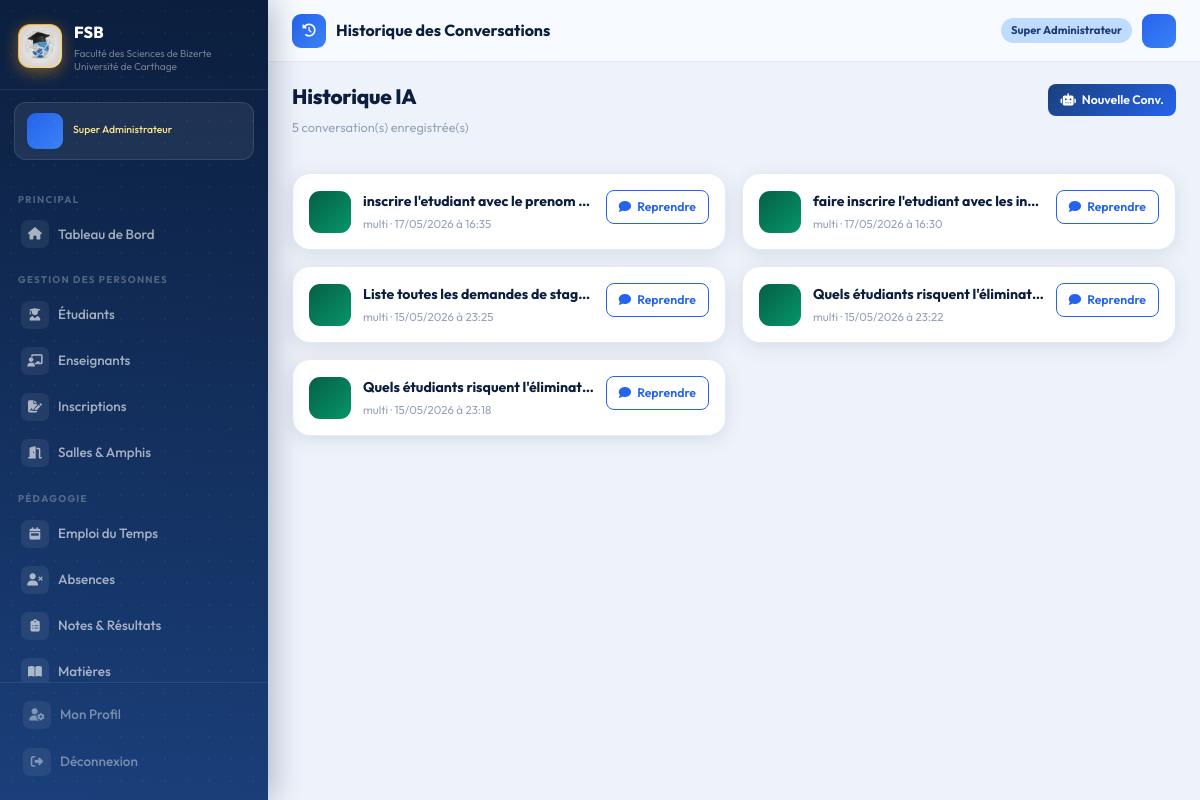
The app's page /ai/chat/history/ (signed in), older data.
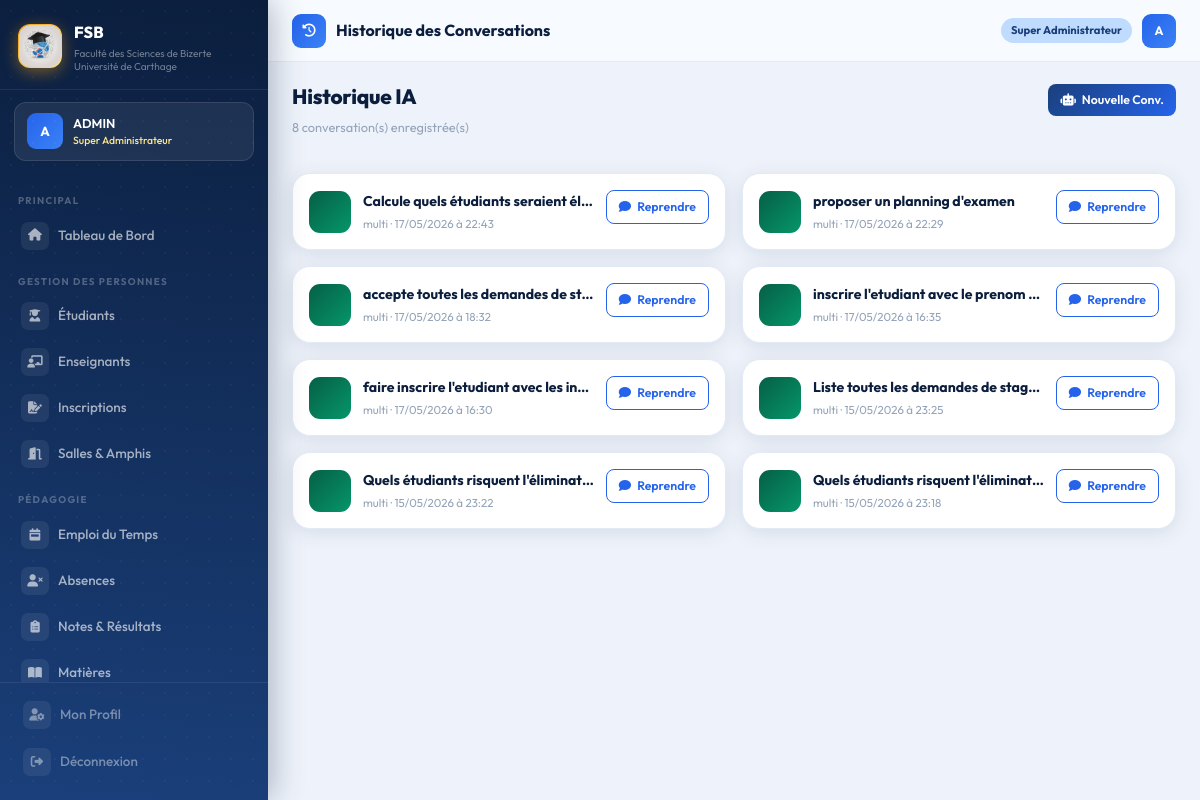
The same page, newer data.
### accounts/models.py (models this page shows, shortened)
class CustomUser(AbstractUser):
    ROLE_CHOICES = [
        ('super_admin',  'Super Administrateur'),
        ('admin',        'Administrateur'),
        ('scolarite',    'Agent Scolarité'),
        ('chef_dept',    'Chef de Département'),
        ('doyen',        'Doyen / Vice-Doyen'),
    ]
    role = models.CharField(
        max_length=20,
        choices=ROLE_CHOICES,
        default='scolarite'
    )
    telephone = models.CharField(max_length=20, blank=True)
    departement = models.CharField(max_length=50, blank=True)

### ai_agents/models.py (models this page shows, shortened)
class ConversationChat(models.Model):
    AGENT_CHOICES = [
        ('assistant_admin',       'Assistant Administratif'),
        ('assistant_pedagogique', 'Assistant Pédagogique'),
    ]
    user       = models.ForeignKey(CustomUser, on_delete=models.CASCADE,
                                   related_name='conversations')
    agent_type = models.CharField(max_length=30, choices=AGENT_CHOICES)
    titre      = models.CharField(max_length=200, blank=True)
    created_at = models.DateTimeField(auto_now_add=True)

### ai_agents/views.py (the view)
# urls.py: path('chat/history/', views.chat_history, name='chat_history'),
@login_required
def chat_history(request):
    conversations = ConversationChat.objects.filter(
        user=request.user
    ).order_by('-created_at')
    return render(request, 'ai_agents/history.html', {'conversations': conversations})

### templates/ai_agents/history.html (shortened to what this page needs)
{% extends 'base.html' %}
{% block page_icon %}<i class="fas fa-history"></i>{% endblock %}
{% block page_title %}Historique des Conversations{% endblock %}
{% block content %}
<div class="page-header">
    <div>
        <h1>Historique IA</h1>
        <p class="sub">{{ conversations.count }} conversation(s) enregistrée(s)</p>
    </div>
    <div style="display:flex;gap:8px">
        <a href="{% url 'ai_agents:chat' %}?agent=assistant_admin" class="btn-primary-fsb btn-sm">
            <i class="fas fa-robot"></i> Nouvelle Conv.
        </a>
    </div>
</div>
<div class="row g-3">
    {% for conv in conversations %}
    <div class="col-lg-6 fu fu{{ forloop.counter|add:0 }}">
        <div class="card-fsb">
            <div class="card-fsb-body" style="padding:16px">
                <div style="display:flex;align-items:flex-start;justify-content:space-between;gap:12px">
                    <div style="display:flex;align-items:center;gap:12px;flex:1;min-width:0">
                        <div class="avatar
    {% if conv.agent_type == 'assistant_admin' %}avatar-admin
    {% else %}avatar-agent{% endif %}">
                        </div>
                        <div style="min-width:0">
                            <div
                                style="font-weight:700;color:#0b1e3d;font-size:0.88rem;white-space:nowrap;overflow:hidden;text-overflow:ellipsis">
                                {{ conv.titre|default:"Conversation sans titre" }}
                            </div>
                            <div style="font-size:0.72rem;color:#94a3b8;margin-top:2px">
                                {{ conv.get_agent_type_display }} · {{ conv.created_at|date:"d/m/Y à H:i" }}
                            </div>
                        </div>
                    </div>
                    <a href="{% url 'ai_agents:chat' %}?agent={{ conv.agent_type }}&conv={{ conv.pk }}"
                        class="btn-outline-fsb btn-sm" style="white-space:nowrap;flex-shrink:0">
                        <i class="fas fa-comment"></i> Reprendre
                    </a>
                </div>
            </div>
        </div>
    </div>
    {% endfor %}
</div>
{% endblock %}

### templates/base.html (shortened to what this page needs)
<!DOCTYPE html>
<html lang="fr">
<head>
    <link href="https://cdn.jsdelivr.net/npm/bootstrap@5.3.2/dist/css/bootstrap.min.css" rel="stylesheet">
    <link href="https://cdnjs.cloudflare.com/ajax/libs/font-awesome/6.5.0/css/all.min.css" rel="stylesheet">
    {% load static %}
    <link rel="stylesheet" href="{% static 'css/fsb.css' %}">
</head>
<body>
    {% if user.is_authenticated %}
    <aside class="sidebar" id="sidebar">
        <div class="sidebar-brand">
            <div class="brand-logo">
                <img src="{% static 'images/logo-fsb.jpg' %}" alt="Logo FSB" width="42" height="42"
                    style="border-radius: 12px; object-fit: cover;">
            </div>
            <div>
                <div class="brand-name">FSB</div>
                <div class="brand-desc">Faculté des Sciences de Bizerte<br>Université de Carthage</div>
            </div>
        </div>
        <div class="sidebar-user">
            <div class="user-avatar">{{ user.first_name|first|upper }}{{ user.last_name|first|upper }}</div>
            <div>
                <div class="user-fullname">{{ user.get_full_name|truncatechars:22 }}</div>
                <div class="user-role-badge">{{ user.get_role_display }}</div>
            </div>
        </div>
        <nav class="sidebar-nav">
            <span class="nav-section">Principal</span>
            <a href="{% url 'administration:dashboard' %}"
                class="sidebar-link {% if request.resolver_match.url_name == 'dashboard' %}active{% endif %}">
                <span class="s-icon"><i class="fas fa-home"></i></span>Tableau de Bord
            </a>
            <span class="nav-section">Gestion des Personnes</span>
            <a href="{% url 'administration:liste_etudiants' %}"
                class="sidebar-link {% if 'etudiants' in request.path %}active{% endif %}">
                <span class="s-icon"><i class="fas fa-user-graduate"></i></span>Étudiants
            </a>
            <a href="{% url 'administration:liste_enseignants' %}"
                class="sidebar-link {% if 'enseignants' in request.path %}active{% endif %}">
                <span class="s-icon"><i class="fas fa-chalkboard-teacher"></i></span>Enseignants
            </a>
            <a href="{% url 'administration:inscriptions' %}"
                class="sidebar-link {% if 'inscriptions' in request.path %}active{% endif %}">
                <span class="s-icon"><i class="fas fa-file-signature"></i></span>Inscriptions
            </a>
            <a href="{% url 'administration:salles' %}"
                class="sidebar-link {% if 'salles' in request.path %}active{% endif %}">
                <span class="s-icon"><i class="fas fa-door-open"></i></span>Salles & Amphis
            </a>
            <span class="nav-section">Pédagogie</span>
            <a href="{% url 'pedagogie:emploi_du_temps' %}"
                class="sidebar-link {% if 'emploi' in request.path %}active{% endif %}">
                <span class="s-icon"><i class="fas fa-calendar-week"></i></span>Emploi du Temps
            </a>
            <a href="{% url 'pedagogie:absences' %}"
                class="sidebar-link {% if 'absences' in request.path %}active{% endif %}">
                <span class="s-icon"><i class="fas fa-user-times"></i></span>Absences
            </a>
            <a href="{% url 'pedagogie:notes' %}"
                class="sidebar-link {% if 'notes' in request.path %}active{% endif %}">
                <span class="s-icon"><i class="fas fa-clipboard-list"></i></span>Notes & Résultats
            </a>
            <a href="{% url 'pedagogie:matieres' %}"
                class="sidebar-link {% if 'matieres' in request.path %}active{% endif %}">
                <span class="s-icon"><i class="fas fa-book-open"></i></span>Matières
            </a>
        </nav>
        <div class="sidebar-footer">
            <a href="{% url 'accounts:profile' %}" class="sidebar-link" style="margin-bottom:3px">
                <span class="s-icon"><i class="fas fa-user-cog"></i></span>Mon Profil
            </a>
            <a href="{% url 'accounts:logout' %}" class="sidebar-link danger">
                <span class="s-icon"><i class="fas fa-sign-out-alt"></i></span>Déconnexion
            </a>
        </div>
    </aside>
    <div class="main-wrapper">
        <header class="topbar">
            <div class="topbar-left">
                <div class="topbar-icon">{% block page_icon %}<i class="fas fa-th"></i>{% endblock %}</div>
                <span class="topbar-title">{% block page_title %}Tableau de Bord{% endblock %}</span>
            </div>
            <div class="topbar-right">
                <span class="role-chip">{{ user.get_role_display }}</span>
                <a class="user-avatar"
                    style="width:34px;height:34px;font-size:0.77rem;border-radius:9px;cursor:pointer;display:inline-flex;align-items:center;justify-content:center;text-decoration:none"
                    href="{% url 'accounts:profile' %}">
                    {{ user.first_name|first|upper }}{{ user.last_name|first|upper }}
                </a>
            </div>
        </header>
        <div class="content-area">
            {% block content %}{% endblock %}
        </div>
    </div>
    {% else %}
    {% block full_content %}{% endblock %}
    {% endif %}
    {% load static %}
</body>
</html>

### templates/ai_agents/history.html (style rules this page uses)
.avatar { width: 42px; height: 42px; border-radius: 11px; display: flex; align-items: center; justify-content: center; font-size: 1.2rem; flex-shrink: 0; }
.avatar-agent { background: linear-gradient(135deg, #065f46, #059669); }

Row changes from the older to the newer data that the page shows:
changed CustomUser "Super Administrateur": first_name|first (not shown) → "A"; get_full_name (not shown) → "ADMIN"
added ConversationChat: titre "Calcule quels étudiants seraient él…", agent_type "multi", created_at "17/05/2026 à 22:43"
added ConversationChat: titre "proposer un planning d'examen", agent_type "multi", created_at "17/05/2026 à 22:29"
added ConversationChat: titre "accepte toutes les demandes de st…", agent_type "multi", created_at "17/05/2026 à 18:32"
Text that changed along with them:
{{ conversations.count }}: "5" → "8"
